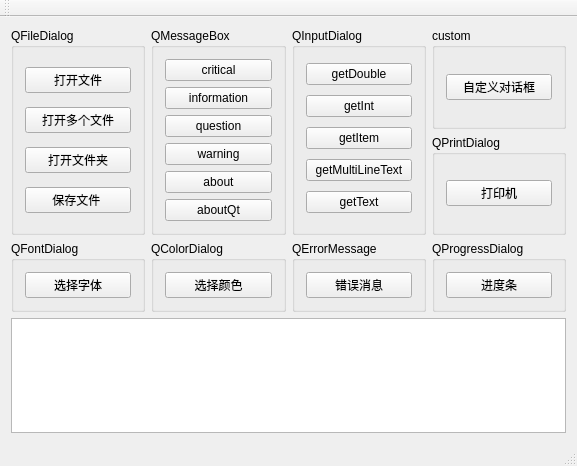
<?xml version="1.0" encoding="UTF-8"?>
<ui version="4.0">
 <class>MainWindow</class>
 <widget class="QMainWindow" name="MainWindow">
  <property name="geometry">
   <rect>
    <x>0</x>
    <y>0</y>
    <width>577</width>
    <height>466</height>
   </rect>
  </property>
  <property name="windowTitle">
   <string>MainWindow</string>
  </property>
  <widget class="QWidget" name="centralWidget">
   <layout class="QGridLayout" name="gridLayout_5">
    <item row="0" column="0" rowspan="2">
     <widget class="QGroupBox" name="groupBox">
      <property name="title">
       <string>QFileDialog</string>
      </property>
      <layout class="QGridLayout" name="gridLayout">
       <item row="1" column="0">
        <widget class="QPushButton" name="btn_openFile">
         <property name="text">
          <string>打开文件</string>
         </property>
        </widget>
       </item>
       <item row="3" column="0">
        <widget class="QPushButton" name="btn_openDir">
         <property name="text">
          <string>打开文件夹</string>
         </property>
        </widget>
       </item>
       <item row="2" column="0">
        <widget class="QPushButton" name="btn_openFiles">
         <property name="text">
          <string>打开多个文件</string>
         </property>
        </widget>
       </item>
       <item row="4" column="0">
        <widget class="QPushButton" name="btn_save">
         <property name="text">
          <string>保存文件 </string>
         </property>
        </widget>
       </item>
      </layout>
     </widget>
    </item>
    <item row="0" column="1" rowspan="2">
     <widget class="QGroupBox" name="groupBox_4">
      <property name="title">
       <string>QMessageBox</string>
      </property>
      <layout class="QGridLayout" name="gridLayout_4">
       <item row="2" column="1">
        <widget class="QPushButton" name="btn_question">
         <property name="text">
          <string>question</string>
         </property>
        </widget>
       </item>
       <item row="4" column="1">
        <widget class="QPushButton" name="btn_about">
         <property name="text">
          <string>about</string>
         </property>
        </widget>
       </item>
       <item row="0" column="1">
        <widget class="QPushButton" name="btn_critical">
         <property name="text">
          <string>critical</string>
         </property>
        </widget>
       </item>
       <item row="3" column="1">
        <widget class="QPushButton" name="btn_warning">
         <property name="text">
          <string>warning</string>
         </property>
        </widget>
       </item>
       <item row="1" column="1">
        <widget class="QPushButton" name="btn_information">
         <property name="text">
          <string>information</string>
         </property>
        </widget>
       </item>
       <item row="5" column="1">
        <widget class="QPushButton" name="btn_aboutQt">
         <property name="text">
          <string>aboutQt</string>
         </property>
        </widget>
       </item>
      </layout>
     </widget>
    </item>
    <item row="0" column="2" rowspan="2">
     <widget class="QGroupBox" name="groupBox_6">
      <property name="title">
       <string>QInputDialog</string>
      </property>
      <layout class="QGridLayout" name="gridLayout_6">
       <item row="3" column="1">
        <widget class="QPushButton" name="btn_getItem">
         <property name="text">
          <string>getItem</string>
         </property>
        </widget>
       </item>
       <item row="1" column="1">
        <widget class="QPushButton" name="btn_getDouble">
         <property name="text">
          <string>getDouble</string>
         </property>
        </widget>
       </item>
       <item row="4" column="1">
        <widget class="QPushButton" name="btn_getMultiLineText">
         <property name="text">
          <string>getMultiLineText</string>
         </property>
        </widget>
       </item>
       <item row="2" column="1">
        <widget class="QPushButton" name="btn_getInt">
         <property name="text">
          <string>getInt</string>
         </property>
        </widget>
       </item>
       <item row="5" column="1">
        <widget class="QPushButton" name="btn_getText">
         <property name="text">
          <string>getText</string>
         </property>
        </widget>
       </item>
      </layout>
     </widget>
    </item>
    <item row="0" column="3">
     <widget class="QGroupBox" name="groupBox_9">
      <property name="title">
       <string>custom</string>
      </property>
      <layout class="QGridLayout" name="gridLayout_10">
       <item row="2" column="1">
        <widget class="QPushButton" name="btn_logo">
         <property name="text">
          <string>自定义对话框</string>
         </property>
        </widget>
       </item>
      </layout>
     </widget>
    </item>
    <item row="1" column="3">
     <widget class="QGroupBox" name="groupBox_10">
      <property name="title">
       <string>QPrintDialog</string>
      </property>
      <layout class="QGridLayout" name="gridLayout_11">
       <item row="3" column="1">
        <widget class="QPushButton" name="btn_print">
         <property name="text">
          <string>打印机</string>
         </property>
        </widget>
       </item>
      </layout>
     </widget>
    </item>
    <item row="2" column="0">
     <widget class="QGroupBox" name="groupBox_2">
      <property name="title">
       <string>QFontDialog</string>
      </property>
      <layout class="QGridLayout" name="gridLayout_2">
       <item row="1" column="1">
        <widget class="QPushButton" name="btn_font">
         <property name="text">
          <string>选择字体</string>
         </property>
        </widget>
       </item>
      </layout>
     </widget>
    </item>
    <item row="2" column="1">
     <widget class="QGroupBox" name="groupBox_3">
      <property name="title">
       <string>QColorDialog</string>
      </property>
      <layout class="QGridLayout" name="gridLayout_3">
       <item row="1" column="1">
        <widget class="QPushButton" name="btn_color">
         <property name="text">
          <string>选择颜色</string>
         </property>
        </widget>
       </item>
      </layout>
     </widget>
    </item>
    <item row="2" column="2">
     <widget class="QGroupBox" name="groupBox_7">
      <property name="title">
       <string>QErrorMessage</string>
      </property>
      <layout class="QGridLayout" name="gridLayout_7">
       <item row="1" column="1">
        <widget class="QPushButton" name="btn_error">
         <property name="text">
          <string>错误消息</string>
         </property>
        </widget>
       </item>
      </layout>
     </widget>
    </item>
    <item row="2" column="3">
     <widget class="QGroupBox" name="groupBox_8">
      <property name="title">
       <string>QProgressDialog</string>
      </property>
      <layout class="QGridLayout" name="gridLayout_8">
       <item row="2" column="1">
        <widget class="QPushButton" name="btn_progress">
         <property name="text">
          <string>进度条</string>
         </property>
        </widget>
       </item>
      </layout>
     </widget>
    </item>
    <item row="3" column="0" colspan="4">
     <widget class="QTextEdit" name="textEdit"/>
    </item>
   </layout>
  </widget>
  <widget class="QMenuBar" name="menuBar">
   <property name="geometry">
    <rect>
     <x>0</x>
     <y>0</y>
     <width>577</width>
     <height>28</height>
    </rect>
   </property>
  </widget>
  <widget class="QToolBar" name="mainToolBar">
   <attribute name="toolBarArea">
    <enum>TopToolBarArea</enum>
   </attribute>
   <attribute name="toolBarBreak">
    <bool>false</bool>
   </attribute>
  </widget>
  <widget class="QStatusBar" name="statusBar"/>
 </widget>
 <layoutdefault spacing="6" margin="11"/>
 <resources/>
 <connections/>
</ui>
